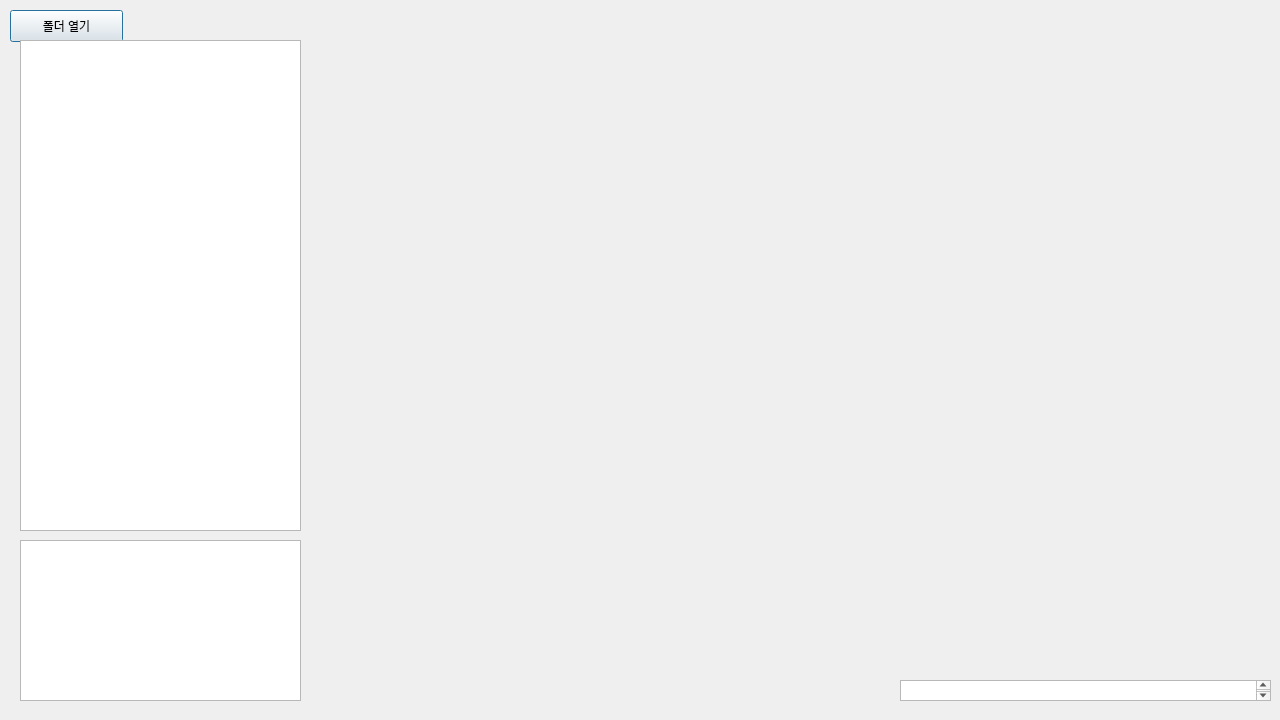
<?xml version="1.0" encoding="UTF-8"?>
<ui version="4.0">
 <class>Dialog</class>
 <widget class="QDialog" name="Dialog">
  <property name="geometry">
   <rect>
    <x>0</x>
    <y>0</y>
    <width>1280</width>
    <height>720</height>
   </rect>
  </property>
  <property name="windowTitle">
   <string>Dialog</string>
  </property>
  <widget class="QPushButton" name="pushButton">
   <property name="geometry">
    <rect>
     <x>10</x>
     <y>10</y>
     <width>113</width>
     <height>32</height>
    </rect>
   </property>
   <property name="text">
    <string>폴더 열기</string>
   </property>
  </widget>
  <widget class="QListWidget" name="fileListWidget">
   <property name="geometry">
    <rect>
     <x>20</x>
     <y>40</y>
     <width>281</width>
     <height>491</height>
    </rect>
   </property>
  </widget>
  <widget class="QListWidget" name="fileInfoWidget">
   <property name="geometry">
    <rect>
     <x>20</x>
     <y>540</y>
     <width>281</width>
     <height>161</height>
    </rect>
   </property>
  </widget>
  <widget class="QWidget" name="formLayoutWidget">
   <property name="geometry">
    <rect>
     <x>310</x>
     <y>40</y>
     <width>581</width>
     <height>661</height>
    </rect>
   </property>
   <layout class="QFormLayout" name="formLayout"/>
  </widget>
  <widget class="QTextBrowser" name="processingBrowser">
   <property name="geometry">
    <rect>
     <x>900</x>
     <y>680</y>
     <width>371</width>
     <height>21</height>
    </rect>
   </property>
  </widget>
 </widget>
 <resources/>
 <connections/>
</ui>
